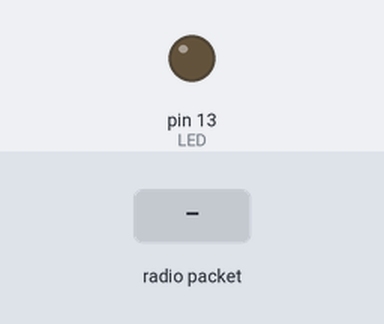
The sketch below on a simulated Arduino Uno, built with avr-gcc and run on an emulated ATmega328P. Shown: output pins drawn as LEDs (lit = HIGH). Inputs (shaded band) come from the test bench. No radio packets arrive unless stated; pins used as bus, display or sensor lines are not drawn; what the sketch prints to the serial monitor is not drawn.

Above: at 1.3 s.
1.4 s: radio packet "1" arrives
Timing chart, 0 to 4.4 s (numbered marks = the images above; inputs shaded):
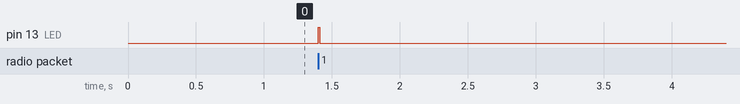

The sketch:

ICP_LoRa_Client.ino
```cpp
#include <RH_RF95.h> // RFM9x radio transmitter/reciever library
#include <SPI.h>

#define RFM95_INT 9 // "A"  //***Need to update pin-assignments if they don't match arduino/break-out board
#define RFM95_CS 10 // "B"
#define RFM95_RST 11 // "C"
#define RF95_FREQ 433 // match to server freq

// Singleton instance of the radio driver
RH_RF95 rf95(RFM95_CS, RFM95_INT);

// Blinks upon receipt
#define LED 13 //***Need to review this pin assignment

//Below is taken from datasheet example, maybe junk
/* for shield
#define RFM95_CS 10
#define RFM95_RST 9
#define RFM95_INT 7
*/

void setup() {
  //1. INITIALIZE THE RFM95 RADIO TRANSMITTER
  pinMode(LED,OUTPUT);
  pinMode(RFM95_RST, OUTPUT);
  digitalWrite(RFM95_RST, HIGH);
  Serial.begin(1000000); //Match to server baud rate
  while (!Serial) {
    delay(1);
  }
  delay(100);
  digitalWrite(RFM95_RST, LOW);
  delay(10);
  digitalWrite(RFM95_RST, HIGH);
  delay(10);
  while (!rf95.init()) {
    Serial.println("Radio init failed");
    Serial.println("Uncomment '#define SERIAL_DEBUG' in RH_RF95.cpp for detailed debug info");
    while (1);
  }
  Serial.println("Radio init successful");
  if (!rf95.setFrequency(RF95_FREQ)) {
    Serial.println("setFrequency failed");
    while (1);
  }
  Serial.print("Set Freq to: "); Serial.println(RF95_FREQ);
  rf95.setTxPower(23, false); //Match to server TxPower

}

void loop() {
  if (rf95.available()){ // The data packet has likely arrived!
    uint8_t buf[RH_RF95_MAX_MESSAGE_LEN]; // [this and subsequent code definitely needs review and debugging]
    uint8_t len = sizeof(buf);
    if (rf95.recv(buf, &len)){
      digitalWrite(LED, HIGH);
      float x = *((float *)buf);
      Serial.println((char*)buf);
      delay(10);
      digitalWrite(LED, LOW);
    }
    else{
      Serial.println("Receive failed");
    }
  }
}
```

Measured:
- after the input at 1.4 s, pin 13 (LED): LOW → HIGH at once, → LOW 0.01 s later
